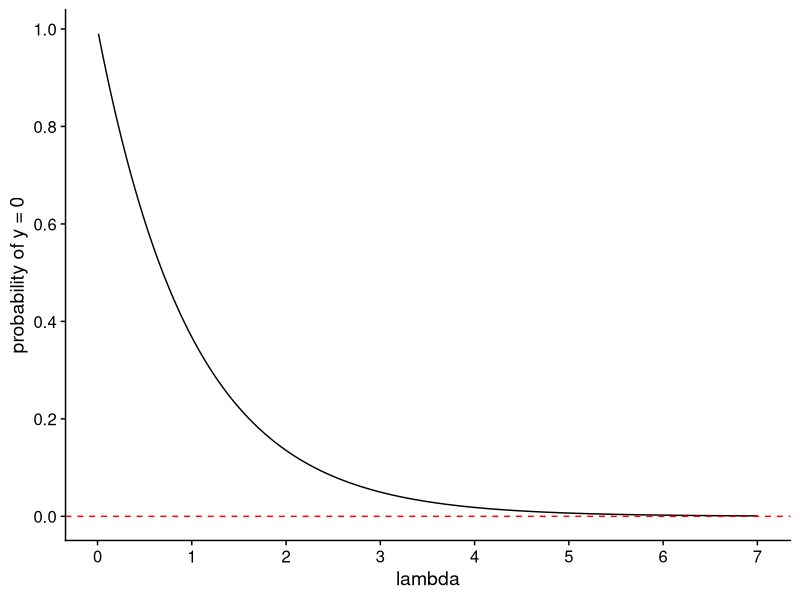
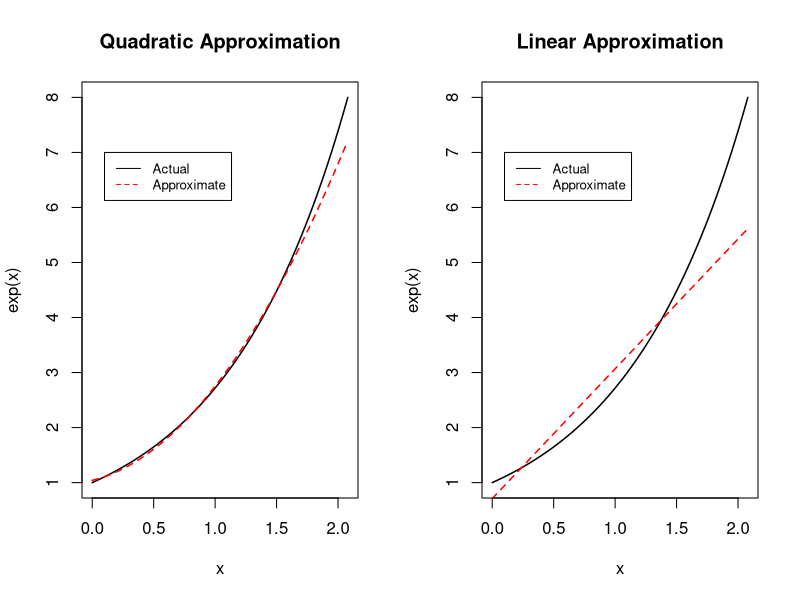
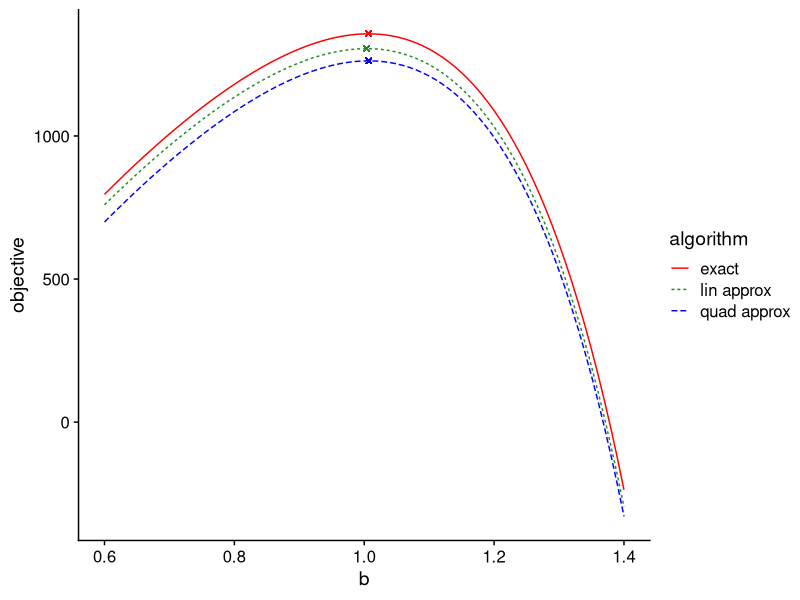
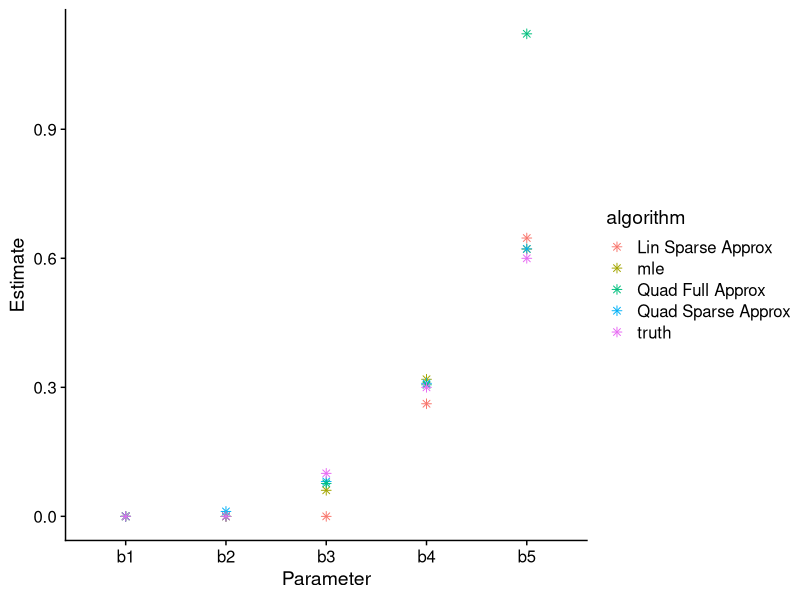
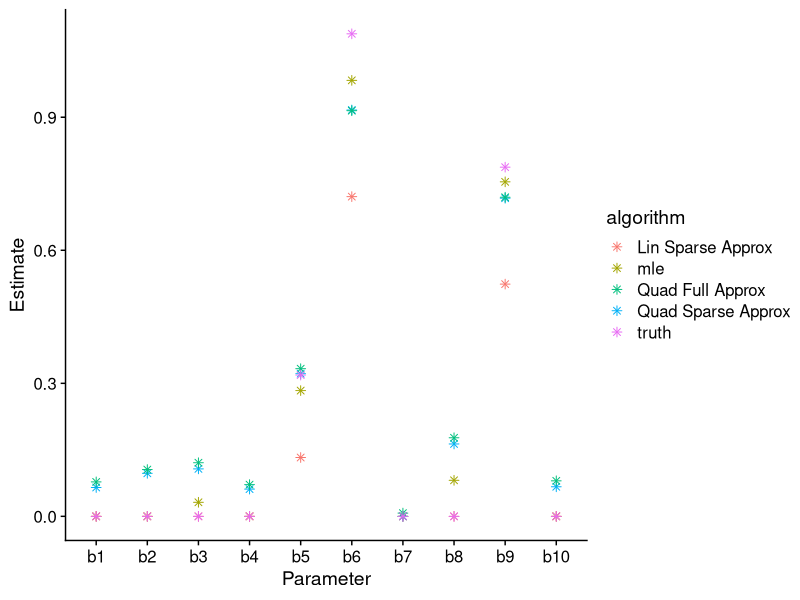

The R source for these figures, in order:
## ---- chunk 1
knitr::opts_chunk$set(echo = TRUE)
## ---- chunk 2
get_sparse_term_loglik <- function(y_nz, X_nz, b) {
  
  sum(
    y_nz * log(exp(X_nz %*% b) - 1)
  )
  
}

get_exp_term_loglik_exact <- function(X, b) {
  
  -sum(exp(X %*% b))
  
}

get_exp_term_loglik_lin_approx <- function(X, b, a1) {
  
  -a1 * sum(colSums(X) * b)
  
}

get_exp_term_loglik_quad_approx <- function(X, b, a1, a2) {
  
  get_exp_term_loglik_lin_approx(X, b, a1) - a2 * (
    t(b) %*% crossprod(X) %*% b
  )
  
}
## ---- chunk 3
# exact log-likelihood for regression
get_exact_loglik <- function(b, X, y) {
  
  y_nz_idx <- which(y != 0)
  ll <- get_sparse_term_loglik(
    y[y_nz_idx], X[y_nz_idx, , drop = FALSE], b
  ) + get_exp_term_loglik_exact(X, b)
  return(ll)
  
}

# log-likelihood approximating only sparse terms with linear approximation
get_lin_sparse_approx_loglik <- function(b, X, y, a1) {
  
  y_nz_idx <- which(y != 0)
  y_z_idx <- which(y == 0)
  ll <- get_sparse_term_loglik(
    y[y_nz_idx], X[y_nz_idx, , drop = FALSE], b
  ) + get_exp_term_loglik_exact(
    X[y_nz_idx, , drop = FALSE], b
  ) + get_exp_term_loglik_lin_approx(
    X[y_z_idx, , drop = FALSE], b, a1
  )
  return(ll)
  
}

# log-likelihood approximating only sparse terms with quadratic approximation
get_quad_sparse_approx_loglik <- function(b, X, y, a1, a2) {
  
  y_nz_idx <- which(y != 0)
  y_z_idx <- which(y == 0)
  ll <- get_sparse_term_loglik(
    y[y_nz_idx], X[y_nz_idx, , drop = FALSE], b
  ) + get_exp_term_loglik_exact(
    X[y_nz_idx, , drop = FALSE], b
  ) + get_exp_term_loglik_quad_approx(
    X[y_z_idx, , drop = FALSE], b, a1, a2
  )
  return(ll)
  
}

# log-likelihood approximating ALL terms with quadratic approximation
get_quad_full_approx_loglik <- function(b, X, y, a1, a2) {
  
  y_nz_idx <- which(y != 0)
  ll <- get_sparse_term_loglik(
    y[y_nz_idx], X[y_nz_idx, , drop = FALSE], b
  ) + get_exp_term_loglik_quad_approx(
    X, b, a1, a2
  )
  return(ll)
  
}
## ---- chunk 4
lambda_vec <- seq(0.01, 7, .01)
prob_0 <- exp(-lambda_vec)

library(ggplot2)
df <- data.frame(
  lambda = lambda_vec,
  prob_0 = prob_0
)

ggplot(data = df) +
  geom_line(aes(x = lambda, y = prob_0)) +
  cowplot::theme_cowplot() +
  xlab("lambda") +
  ylab("probability of y = 0") +
  geom_hline(yintercept = 0, color = "red", linetype = "dashed") +
  scale_x_continuous(breaks = 0:7) +
  scale_y_continuous(breaks = seq(0, 1, .2))
## ---- chunk 5
par(mfrow = c(1, 2))
ans <- pracma::polyApprox(exp,a = 0,b = log(5),n = 2)
f <- ans$f
x <- seq(0,log(8),length.out = 1000)
plot(x,exp(x),type = "l",lwd = 1.5, main = "Quadratic Approximation")
lines(x,f(x),lwd = 1.5,col = "red",lty = "dashed")
legend(0.1, 7, legend=c("Actual", "Approximate"),
       col=c("black", "red"), lty=1:2, cex=0.8)

ans <- pracma::polyApprox(exp,a = 0,b = log(5),n = 1)
f <- ans$f
x <- seq(0,log(8),length.out = 1000)
plot(x,exp(x),type = "l",lwd = 1.5, main = "Linear Approximation")
lines(x,f(x),lwd = 1.5,col = "red",lty = "dashed")
legend(0.1, 7, legend=c("Actual", "Approximate"),
       col=c("black", "red"), lty=1:2, cex=0.8)
## ---- chunk 6
set.seed(1)
n <- 300
p <- 1

x <- numeric(n)
x[1:225] <- abs(rnorm(n = 225, sd = .25))
x[226:300] <- abs(rnorm(n = 75, sd = 1.75))
b <- matrix(data = 1)
X <- matrix(data = x, ncol = 1)

lambda <- exp(X %*% b) - 1
y <- rpois(n, lambda)
## ---- chunk 7
exact_sol <- optimize(
  get_exact_loglik,
  lower = 0,
  upper = 10,
  maximum = TRUE,
  X = X,
  y = y
)$maximum

# now, need to determine the lengths of the approximation intervals
approx_poly <- pracma::polyApprox(
  exp,
  a = 0,
  b = log(5),
  n = 1
)

a0_linear <- approx_poly$p[2]
a1_linear <- approx_poly$p[1]

lin_sparse_approx_sol <- optimize(
  get_lin_sparse_approx_loglik,
  lower = 0,
  upper = 10,
  maximum = TRUE,
  X = X,
  y = y,
  a1 = a1_linear
)$maximum

approx_poly <- pracma::polyApprox(
  exp,
  a = 0,
  b = log(5),
  n = 2
)

a0_quad <- approx_poly$p[3]
a1_quad <- approx_poly$p[2]
a2_quad <- approx_poly$p[1]

quad_sparse_approx_sol <- optimize(
  get_quad_sparse_approx_loglik,
  lower = 0,
  upper = 10,
  maximum = TRUE,
  X = X,
  y = y,
  a1 = a1_quad,
  a2 = a2_quad
)$maximum

approx_poly <- pracma::polyApprox(
  exp,
  a = 0,
  b = log(8),
  n = 2
)

a0_quad_full <- approx_poly$p[3]
a1_quad_full <- approx_poly$p[2]
a2_quad_full <- approx_poly$p[1]

quad_full_approx_sol <- optimize(
  get_quad_full_approx_loglik,
  lower = 0,
  upper = 10,
  maximum = TRUE,
  X = X,
  y = y,
  a1 = a1_quad_full,
  a2 = a2_quad_full
)$maximum

## ---- chunk 8
b_interval <- seq(0.6, 1.4, .01)

b_exact_obj <- c()

for (b in b_interval) {
  
  b_exact_obj <- c(
    b_exact_obj, 
    get_exact_loglik(b, X, y)
  )
  
}

b_quad_obj <- c()

for (b in b_interval) {
  
  b_quad_obj <- c(
    b_quad_obj, 
    get_quad_sparse_approx_loglik(
      b, X, y, a1_quad, a2_quad
    )
  )
  
}

b_lin_obj <- c()

for (b in b_interval) {
  
  b_lin_obj <- c(
    b_lin_obj, 
    get_lin_sparse_approx_loglik(
      b, X, y, a1_linear
    )
  )
  
}

lik_df <- data.frame(
  b = rep(b_interval, 3),
  objective = c(
    b_exact_obj,
    b_quad_obj - n * a0_quad,
    b_lin_obj - n * a0_linear
  ),
  algorithm = c(
    rep("exact", length(b_interval)),
    rep("quad approx", length(b_interval)),
    rep("lin approx", length(b_interval))
  )
)

library(ggplot2)

ggplot(data = lik_df) +
  geom_line(aes(x = b, y = objective, color = algorithm, linetype = algorithm)) + 
  geom_point(
    aes(
      x = quad_sparse_approx_sol,
      y = get_quad_sparse_approx_loglik(
        quad_sparse_approx_sol, X, y, a1_quad, a2_quad
      ) - n * a0_quad,
    ),
    color = "blue",
    shape = 4
  ) + 
    geom_point(
    aes(
      x = lin_sparse_approx_sol,
      y = get_lin_sparse_approx_loglik(
        lin_sparse_approx_sol, X, y, a1_linear
      ) - n * a0_linear,
    ),
    color = "forestgreen",
    shape = 4
  ) + 
      geom_point(
    aes(
      x = exact_sol,
      y = get_exact_loglik(
        exact_sol, X, y
      ),
    ),
    color = "red",
    shape = 4
  ) +
  scale_color_manual(
    values = c("red", "forestgreen", "blue")
  ) + cowplot::theme_cowplot()
## ---- chunk 9
set.seed(1)
n <- 500
p <- 5

X <- matrix(
  data = 0, nrow = n, ncol = p
)

X[, 1] <- abs(rnorm(n, sd = .5))
X[, 2] <- abs(rnorm(n, sd = 1))
X[, 3] <- rexp(n, rate = 3)
X[, 4] <- rgamma(n, shape = 3, rate = 3)
X[1:460, 5] <- abs(rnorm(460, sd = .01))
X[461:500, 5] <- rexp(40, 1)

b <- c(0, 0, .1, .3, .6)

lambda <- exp(X %*% b) - 1
y <- rpois(n, lambda)
## ---- chunk 10
init = abs(rnorm(5))

exact_sol <- optim(
  par = init,
  fn = get_exact_loglik,
  X = X,
  y = y,
  lower = rep(0, 5),
  control = list(fnscale = -1),
  method = "L-BFGS-B"
)$par

# now, need to determine the lengths of the approximation intervals
approx_poly <- pracma::polyApprox(
  exp,
  a = 0,
  b = log(5),
  n = 1
)

a0_linear <- approx_poly$p[2]
a1_linear <- approx_poly$p[1]

lin_sparse_approx_sol <- optim(
  par = init,
  fn = get_lin_sparse_approx_loglik,
  X = X,
  y = y,
  a1 = a1_linear,
  lower = rep(0, 5),
  control = list(fnscale = -1),
  method = "L-BFGS-B"
)$par


approx_poly <- pracma::polyApprox(
  exp,
  a = 0,
  b = log(5),
  n = 2
)

a0_quad <- approx_poly$p[3]
a1_quad <- approx_poly$p[2]
a2_quad <- approx_poly$p[1]

quad_sparse_approx_sol <- optim(
  par = init,
  fn = get_quad_sparse_approx_loglik,
  X = X,
  y = y,
  a1 = a1_quad,
  a2 = a2_quad,
  lower = rep(0, 5),
  control = list(fnscale = -1),
  method = "L-BFGS-B"
)$par

approx_poly <- pracma::polyApprox(
  exp,
  a = 0,
  b = log(8),
  n = 2
)

a1_quad_full <- approx_poly$p[2]
a2_quad_full <- approx_poly$p[1]

quad_full_approx_sol <- optim(
  par = init,
  fn = get_quad_full_approx_loglik,
  X = X,
  y = y,
  a1 = a1_quad,
  a2 = a2_quad,
  lower = rep(0, 5),
  control = list(fnscale = -1),
  method = "L-BFGS-B"
)$par
## ---- chunk 11
ests_df <- data.frame(
  param = as.factor(rep(c("b1", "b2", "b3", "b4", "b5"), 5)),
  est = c(
    exact_sol,
    lin_sparse_approx_sol,
    quad_sparse_approx_sol,
    quad_full_approx_sol,
    b
  ), 
  algorithm = c(
    rep("mle", 5),
    rep("Lin Sparse Approx", 5),
    rep("Quad Sparse Approx", 5),
    rep("Quad Full Approx", 5),
    rep("truth", 5)
  )
)

ggplot(data = ests_df) +
  geom_point(
    aes(x = param, y = est, color = algorithm), shape = 8, size = 2
  ) +
  xlab("Parameter") +
  ylab("Estimate") +
  cowplot::theme_cowplot()
## ---- chunk 12
library(dplyr)
## ---- chunk 13
knitr::kable(
  reshape(
    ests_df, 
    timevar = "param", 
    idvar = "algorithm",
    direction = "wide"
    ) %>% 
 mutate_if(is.numeric, round, digits = 2) %>%
   rename(b1 = est.b1, b2 = est.b2, b3 = est.b3, b4 = est.b4, b5 = est.b5)
)
## ---- chunk 14
set.seed(1)
n <- 5000
p <- 10
X <- matrix(
  data = abs(rnorm(n * p, sd = .15)),
  nrow = n,
  ncol = p
)
b <- abs(rnorm(p, sd = 0.75))
b[c(1, 2, 3, 4, 7, 8, 10)] <- 0
lambda <- exp(X %*% b) - 1
y <- rpois(n, lambda)
init <- abs(rnorm(p, sd = 0.5))
## ---- chunk 15
exact_sol <- optim(
  par = init,
  fn = get_exact_loglik,
  X = X,
  y = y,
  lower = rep(0, 5),
  control = list(fnscale = -1),
  method = "L-BFGS-B"
)$par

approx_poly <- pracma::polyApprox(
  exp,
  a = 0,
  b = log(5),
  n = 1
)

a0_linear <- approx_poly$p[2]
a1_linear <- approx_poly$p[1]

lin_sparse_approx_sol <- optim(
  par = init,
  fn = get_lin_sparse_approx_loglik,
  X = X,
  y = y,
  a1 = a1_linear,
  lower = rep(0, 5),
  control = list(fnscale = -1),
  method = "L-BFGS-B"
)$par

approx_poly <- pracma::polyApprox(
  exp,
  a = 0,
  b = log(8),
  n = 2
)

a0_quad <- approx_poly$p[3]
a1_quad <- approx_poly$p[2]
a2_quad <- approx_poly$p[1]

quad_sparse_approx_sol <- optim(
  par = init,
  fn = get_quad_sparse_approx_loglik,
  X = X,
  y = y,
  a1 = a1_quad,
  a2 = a2_quad,
  lower = rep(0, 5),
  control = list(fnscale = -1),
  method = "L-BFGS-B"
)$par

approx_poly <- pracma::polyApprox(
  exp,
  a = 0,
  b = log(8),
  n = 2
)

a1_quad_full <- approx_poly$p[2]
a2_quad_full <- approx_poly$p[1]

quad_full_approx_sol <- optim(
  par = init,
  fn = get_quad_full_approx_loglik,
  X = X,
  y = y,
  a1 = a1_quad,
  a2 = a2_quad,
  lower = rep(0, 5),
  control = list(fnscale = -1),
  method = "L-BFGS-B"
)$par
## ---- chunk 16
ests_df <- data.frame(
  param = factor(rep(paste0("b", 1:10), 5), levels = paste0("b", 1:10)),
  est = c(
    exact_sol,
    lin_sparse_approx_sol,
    quad_sparse_approx_sol,
    quad_full_approx_sol,
    b
  ), 
  algorithm = c(
    rep("mle", 10),
    rep("Lin Sparse Approx", 10),
    rep("Quad Sparse Approx", 10),
    rep("Quad Full Approx", 10),
    rep("truth", 10)
  )
)

ggplot(data = ests_df) +
  geom_point(
    aes(x = param, y = est, color = algorithm), shape = 8, size = 2
  ) +
  xlab("Parameter") +
  ylab("Estimate") +
  cowplot::theme_cowplot()
## ---- chunk 17
knitr::kable(
  reshape(
    ests_df, 
    timevar = "param", 
    idvar = "algorithm",
    direction = "wide"
    ) %>% 
 mutate_if(is.numeric, round, digits = 2) %>%
   rename(b1 = est.b1, b2 = est.b2, b3 = est.b3, b4 = est.b4, b5 = est.b5, b6 = est.b6, b7 = est.b7, b8 = est.b8, b9 = est.b9, b10 = est.b10)
)
## ---- chunk 18
approx_poly <- pracma::polyApprox(
  exp,
  a = 0,
  b = 1,
  n = 1
)

a0_linear <- approx_poly$p[2]
a1_linear <- approx_poly$p[1]

lin_sparse_approx_sol <- optim(
  par = init,
  fn = get_lin_sparse_approx_loglik,
  X = X,
  y = y,
  a1 = a1_linear,
  lower = rep(0, 5),
  control = list(fnscale = -1),
  method = "L-BFGS-B"
)$par

names(lin_sparse_approx_sol) <- paste0("b", 1:10)

print(round(lin_sparse_approx_sol, 2))
